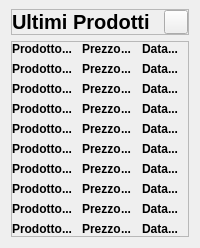
     <widget class="QWidget" name="productsFrame" native="true">
      <property name="sizePolicy">
       <sizepolicy hsizetype="Preferred" vsizetype="Expanding">
        <horstretch>0</horstretch>
        <verstretch>0</verstretch>
       </sizepolicy>
      </property>
      <layout class="QVBoxLayout" name="verticalLayout_2">
       <property name="topMargin">
        <number>9</number>
       </property>
       <item alignment="Qt::AlignTop">
        <widget class="QWidget" name="widget_4" native="true">
         <layout class="QHBoxLayout" name="horizontalLayout_7">
          <property name="spacing">
           <number>0</number>
          </property>
          <property name="leftMargin">
           <number>0</number>
          </property>
          <property name="topMargin">
           <number>0</number>
          </property>
          <property name="rightMargin">
           <number>0</number>
          </property>
          <property name="bottomMargin">
           <number>0</number>
          </property>
          <item alignment="Qt::AlignTop">
           <widget class="QFrame" name="frame">
            <property name="frameShape">
             <enum>QFrame::StyledPanel</enum>
            </property>
            <property name="frameShadow">
             <enum>QFrame::Raised</enum>
            </property>
            <layout class="QHBoxLayout" name="horizontalLayout_8">
             <property name="spacing">
              <number>0</number>
             </property>
             <property name="leftMargin">
              <number>0</number>
             </property>
             <property name="topMargin">
              <number>0</number>
             </property>
             <property name="rightMargin">
              <number>0</number>
             </property>
             <property name="bottomMargin">
              <number>0</number>
             </property>
             <item>
              <widget class="QLabel" name="prodottiHeader">
               <property name="sizePolicy">
                <sizepolicy hsizetype="Preferred" vsizetype="Expanding">
                 <horstretch>0</horstretch>
                 <verstretch>0</verstretch>
                </sizepolicy>
               </property>
               <property name="font">
                <font>
                 <family>Leelawadee UI</family>
                 <pointsize>15</pointsize>
                 <weight>75</weight>
                 <bold>true</bold>
                </font>
               </property>
               <property name="text">
                <string>Ultimi Prodotti</string>
               </property>
              </widget>
             </item>
             <item>
              <widget class="QPushButton" name="avantiarw">
               <property name="minimumSize">
                <size>
                 <width>24</width>
                 <height>24</height>
                </size>
               </property>
               <property name="maximumSize">
                <size>
                 <width>24</width>
                 <height>24</height>
                </size>
               </property>
               <property name="text">
                <string/>
               </property>
               <property name="icon">
                <iconset>
                 <normaloff>:/blackIcons/assets/#000(black) icons/arrow-right.svg</normaloff>:/blackIcons/assets/#000(black) icons/arrow-right.svg</iconset>
               </property>
               <property name="iconSize">
                <size>
                 <width>24</width>
                 <height>24</height>
                </size>
               </property>
              </widget>
             </item>
            </layout>
           </widget>
          </item>
         </layout>
        </widget>
       </item>
       <item>
        <widget class="QFrame" name="productsContainer">
         <property name="sizePolicy">
          <sizepolicy hsizetype="Preferred" vsizetype="Expanding">
           <horstretch>0</horstretch>
           <verstretch>0</verstretch>
          </sizepolicy>
         </property>
         <property name="frameShape">
          <enum>QFrame::StyledPanel</enum>
         </property>
         <property name="frameShadow">
          <enum>QFrame::Raised</enum>
         </property>
         <layout class="QGridLayout" name="gridLayout">
          <property name="leftMargin">
           <number>0</number>
          </property>
          <property name="topMargin">
           <number>0</number>
          </property>
          <property name="rightMargin">
           <number>0</number>
          </property>
          <property name="bottomMargin">
           <number>0</number>
          </property>
          <property name="horizontalSpacing">
           <number>0</number>
          </property>
          <item row="0" column="5">
           <widget class="QLabel" name="label_7">
            <property name="font">
             <font>
              <family>Leelawadee UI</family>
              <weight>75</weight>
              <bold>true</bold>
             </font>
            </property>
            <property name="text">
             <string>...</string>
            </property>
           </widget>
          </item>
          <item row="3" column="1">
           <widget class="QLabel" name="label_19">
            <property name="font">
             <font>
              <family>Leelawadee UI</family>
              <weight>75</weight>
              <bold>true</bold>
             </font>
            </property>
            <property name="text">
             <string>...</string>
            </property>
           </widget>
          </item>
          <item row="5" column="0">
           <widget class="QLabel" name="label_12">
            <property name="font">
             <font>
              <family>Leelawadee UI</family>
              <weight>75</weight>
              <bold>true</bold>
             </font>
            </property>
            <property name="text">
             <string>Prodotto</string>
            </property>
           </widget>
          </item>
          <item row="8" column="1">
           <widget class="QLabel" name="label_24">
            <property name="font">
             <font>
              <family>Leelawadee UI</family>
              <weight>75</weight>
              <bold>true</bold>
             </font>
            </property>
            <property name="text">
             <string>...</string>
            </property>
           </widget>
          </item>
          <item row="4" column="5">
           <widget class="QLabel" name="label_56">
            <property name="font">
             <font>
              <family>Leelawadee UI</family>
              <weight>75</weight>
              <bold>true</bold>
             </font>
            </property>
            <property name="text">
             <string>...</string>
            </property>
           </widget>
          </item>
          <item row="8" column="2">
           <widget class="QLabel" name="label_34">
            <property name="font">
             <font>
              <family>Leelawadee UI</family>
              <weight>75</weight>
              <bold>true</bold>
             </font>
            </property>
            <property name="text">
             <string>Prezzo</string>
            </property>
           </widget>
          </item>
          <item row="5" column="3">
           <widget class="QLabel" name="label_39">
            <property name="font">
             <font>
              <family>Leelawadee UI</family>
              <weight>75</weight>
              <bold>true</bold>
             </font>
            </property>
            <property name="text">
             <string>...</string>
            </property>
           </widget>
          </item>
          <item row="6" column="1">
           <widget class="QLabel" name="label_22">
            <property name="font">
             <font>
              <family>Leelawadee UI</family>
              <weight>75</weight>
              <bold>true</bold>
             </font>
            </property>
            <property name="text">
             <string>...</string>
            </property>
           </widget>
          </item>
          <item row="1" column="4">
           <widget class="QLabel" name="label_44">
            <property name="font">
             <font>
              <family>Leelawadee UI</family>
              <weight>75</weight>
              <bold>true</bold>
             </font>
            </property>
            <property name="text">
             <string>Data</string>
            </property>
           </widget>
          </item>
          <item row="2" column="0">
           <widget class="QLabel" name="label_9">
            <property name="font">
             <font>
              <family>Leelawadee UI</family>
              <weight>75</weight>
              <bold>true</bold>
             </font>
            </property>
            <property name="text">
             <string>Prodotto</string>
            </property>
           </widget>
          </item>
          <item row="2" column="1">
           <widget class="QLabel" name="label_18">
            <property name="font">
             <font>
              <family>Leelawadee UI</family>
              <weight>75</weight>
              <bold>true</bold>
             </font>
            </property>
            <property name="text">
             <string>...</string>
            </property>
           </widget>
          </item>
          <item row="0" column="4">
           <widget class="QLabel" name="label_4">
            <property name="font">
             <font>
              <family>Leelawadee UI</family>
              <weight>75</weight>
              <bold>true</bold>
             </font>
            </property>
            <property name="text">
             <string>Data</string>
            </property>
           </widget>
          </item>
          <item row="8" column="3">
           <widget class="QLabel" name="label_42">
            <property name="font">
             <font>
              <family>Leelawadee UI</family>
              <weight>75</weight>
              <bold>true</bold>
             </font>
            </property>
            <property name="text">
             <string>...</string>
            </property>
           </widget>
          </item>
          <item row="3" column="5">
           <widget class="QLabel" name="label_55">
            <property name="font">
             <font>
              <family>Leelawadee UI</family>
              <weight>75</weight>
              <bold>true</bold>
             </font>
            </property>
            <property name="text">
             <string>...</string>
            </property>
           </widget>
          </item>
          <item row="4" column="3">
           <widget class="QLabel" name="label_38">
            <property name="font">
             <font>
              <family>Leelawadee UI</family>
              <weight>75</weight>
              <bold>true</bold>
             </font>
            </property>
            <property name="text">
             <string>...</string>
            </property>
           </widget>
          </item>
          <item row="9" column="5">
           <widget class="QLabel" name="label_61">
            <property name="font">
             <font>
              <family>Leelawadee UI</family>
              <weight>75</weight>
              <bold>true</bold>
             </font>
            </property>
            <property name="text">
             <string>...</string>
            </property>
           </widget>
          </item>
          <item row="9" column="0">
           <widget class="QLabel" name="label_16">
            <property name="font">
             <font>
              <family>Leelawadee UI</family>
              <weight>75</weight>
              <bold>true</bold>
             </font>
            </property>
            <property name="text">
             <string>Prodotto</string>
            </property>
           </widget>
          </item>
          <item row="7" column="5">
           <widget class="QLabel" name="label_59">
            <property name="font">
             <font>
              <family>Leelawadee UI</family>
              <weight>75</weight>
              <bold>true</bold>
             </font>
            </property>
            <property name="text">
             <string>...</string>
            </property>
           </widget>
          </item>
          <item row="8" column="0">
           <widget class="QLabel" name="label_15">
            <property name="font">
             <font>
              <family>Leelawadee UI</family>
              <weight>75</weight>
              <bold>true</bold>
             </font>
            </property>
            <property name="text">
             <string>Prodotto</string>
            </property>
           </widget>
          </item>
          <item row="5" column="4">
           <widget class="QLabel" name="label_48">
            <property name="font">
             <font>
              <family>Leelawadee UI</family>
              <weight>75</weight>
              <bold>true</bold>
             </font>
            </property>
            <property name="text">
             <string>Data</string>
            </property>
           </widget>
          </item>
          <item row="3" column="4">
           <widget class="QLabel" name="label_46">
            <property name="font">
             <font>
              <family>Leelawadee UI</family>
              <weight>75</weight>
              <bold>true</bold>
             </font>
            </property>
            <property name="text">
             <string>Data</string>
            </property>
           </widget>
          </item>
          <item row="4" column="2">
           <widget class="QLabel" name="label_29">
            <property name="font">
             <font>
              <family>Leelawadee UI</family>
              <weight>75</weight>
              <bold>true</bold>
             </font>
            </property>
            <property name="text">
             <string>Prezzo</string>
            </property>
           </widget>
          </item>
          <item row="7" column="3">
           <widget class="QLabel" name="label_41">
            <property name="font">
             <font>
              <family>Leelawadee UI</family>
              <weight>75</weight>
              <bold>true</bold>
             </font>
            </property>
            <property name="text">
             <string>...</string>
            </property>
           </widget>
          </item>
          <item row="6" column="2">
           <widget class="QLabel" name="label_31">
            <property name="font">
             <font>
              <family>Leelawadee UI</family>
              <weight>75</weight>
              <bold>true</bold>
             </font>
            </property>
            <property name="text">
             <string>Prezzo</string>
            </property>
           </widget>
          </item>
          <item row="8" column="4">
           <widget class="QLabel" name="label_51">
            <property name="font">
             <font>
              <family>Leelawadee UI</family>
              <weight>75</weight>
              <bold>true</bold>
             </font>
            </property>
            <property name="text">
             <string>Data</string>
            </property>
           </widget>
          </item>
          <item row="3" column="3">
           <widget class="QLabel" name="label_37">
            <property name="font">
             <font>
              <family>Leelawadee UI</family>
              <weight>75</weight>
              <bold>true</bold>
             </font>
            </property>
            <property name="text">
             <string>...</string>
            </property>
           </widget>
          </item>
          <item row="2" column="3">
           <widget class="QLabel" name="label_36">
            <property name="font">
             <font>
              <family>Leelawadee UI</family>
              <weight>75</weight>
              <bold>true</bold>
             </font>
            </property>
            <property name="text">
             <string>...</string>
            </property>
           </widget>
          </item>
          <item row="6" column="0">
           <widget class="QLabel" name="label_13">
            <property name="font">
             <font>
              <family>Leelawadee UI</family>
              <weight>75</weight>
              <bold>true</bold>
             </font>
            </property>
            <property name="text">
             <string>Prodotto</string>
            </property>
           </widget>
          </item>
          <item row="5" column="1">
           <widget class="QLabel" name="label_21">
            <property name="font">
             <font>
              <family>Leelawadee UI</family>
              <weight>75</weight>
              <bold>true</bold>
             </font>
            </property>
            <property name="text">
             <string>...</string>
            </property>
           </widget>
          </item>
          <item row="0" column="0">
           <widget class="QLabel" name="label">
            <property name="font">
             <font>
              <family>Leelawadee UI</family>
              <weight>75</weight>
              <bold>true</bold>
             </font>
            </property>
            <property name="text">
             <string>Prodotto</string>
            </property>
           </widget>
          </item>
          <item row="9" column="4">
           <widget class="QLabel" name="label_52">
            <property name="font">
             <font>
              <family>Leelawadee UI</family>
              <weight>75</weight>
              <bold>true</bold>
             </font>
            </property>
            <property name="text">
             <string>Data</string>
            </property>
           </widget>
          </item>
          <item row="3" column="0">
           <widget class="QLabel" name="label_10">
            <property name="font">
             <font>
              <family>Leelawadee UI</family>
              <weight>75</weight>
              <bold>true</bold>
             </font>
            </property>
            <property name="text">
             <string>Prodotto</string>
            </property>
           </widget>
          </item>
          <item row="0" column="2">
           <widget class="QLabel" name="label_3">
            <property name="font">
             <font>
              <family>Leelawadee UI</family>
              <weight>75</weight>
              <bold>true</bold>
             </font>
            </property>
            <property name="text">
             <string>Prezzo</string>
            </property>
           </widget>
          </item>
          <item row="7" column="1">
           <widget class="QLabel" name="label_23">
            <property name="font">
             <font>
              <family>Leelawadee UI</family>
              <weight>75</weight>
              <bold>true</bold>
             </font>
            </property>
            <property name="text">
             <string>...</string>
            </property>
           </widget>
          </item>
          <item row="9" column="2">
           <widget class="QLabel" name="label_35">
            <property name="font">
             <font>
              <family>Leelawadee UI</family>
              <weight>75</weight>
              <bold>true</bold>
             </font>
            </property>
            <property name="text">
             <string>Prezzo</string>
            </property>
           </widget>
          </item>
          <item row="9" column="1">
           <widget class="QLabel" name="label_25">
            <property name="font">
             <font>
              <family>Leelawadee UI</family>
              <weight>75</weight>
              <bold>true</bold>
             </font>
            </property>
            <property name="text">
             <string>...</string>
            </property>
           </widget>
          </item>
          <item row="2" column="4">
           <widget class="QLabel" name="label_45">
            <property name="font">
             <font>
              <family>Leelawadee UI</family>
              <weight>75</weight>
              <bold>true</bold>
             </font>
            </property>
            <property name="text">
             <string>Data</string>
            </property>
           </widget>
          </item>
          <item row="2" column="2">
           <widget class="QLabel" name="label_27">
            <property name="font">
             <font>
              <family>Leelawadee UI</family>
              <weight>75</weight>
              <bold>true</bold>
             </font>
            </property>
            <property name="text">
             <string>Prezzo</string>
            </property>
           </widget>
          </item>
          <item row="1" column="3">
           <widget class="QLabel" name="label_32">
            <property name="font">
             <font>
              <family>Leelawadee UI</family>
              <weight>75</weight>
              <bold>true</bold>
             </font>
            </property>
            <property name="text">
             <string>...</string>
            </property>
           </widget>
          </item>
          <item row="1" column="1">
           <widget class="QLabel" name="label_17">
            <property name="font">
             <font>
              <family>Leelawadee UI</family>
              <weight>75</weight>
              <bold>true</bold>
             </font>
            </property>
            <property name="text">
             <string>...</string>
            </property>
           </widget>
          </item>
          <item row="3" column="2">
           <widget class="QLabel" name="label_28">
            <property name="font">
             <font>
              <family>Leelawadee UI</family>
              <weight>75</weight>
              <bold>true</bold>
             </font>
            </property>
            <property name="text">
             <string>Prezzo</string>
            </property>
           </widget>
          </item>
          <item row="5" column="5">
           <widget class="QLabel" name="label_57">
            <property name="font">
             <font>
              <family>Leelawadee UI</family>
              <weight>75</weight>
              <bold>true</bold>
             </font>
            </property>
            <property name="text">
             <string>...</string>
            </property>
           </widget>
          </item>
          <item row="4" column="4">
           <widget class="QLabel" name="label_47">
            <property name="font">
             <font>
              <family>Leelawadee UI</family>
              <weight>75</weight>
              <bold>true</bold>
             </font>
            </property>
            <property name="text">
             <string>Data</string>
            </property>
           </widget>
          </item>
          <item row="4" column="1">
           <widget class="QLabel" name="label_20">
            <property name="font">
             <font>
              <family>Leelawadee UI</family>
              <weight>75</weight>
              <bold>true</bold>
             </font>
            </property>
            <property name="text">
             <string>...</string>
            </property>
           </widget>
          </item>
          <item row="7" column="2">
           <widget class="QLabel" name="label_33">
            <property name="font">
             <font>
              <family>Leelawadee UI</family>
              <weight>75</weight>
              <bold>true</bold>
             </font>
            </property>
            <property name="text">
             <string>Prezzo</string>
            </property>
           </widget>
          </item>
          <item row="5" column="2">
           <widget class="QLabel" name="label_30">
            <property name="font">
             <font>
              <family>Leelawadee UI</family>
              <weight>75</weight>
              <bold>true</bold>
             </font>
            </property>
            <property name="text">
             <string>Prezzo</string>
            </property>
           </widget>
          </item>
          <item row="7" column="0">
           <widget class="QLabel" name="label_14">
            <property name="font">
             <font>
              <family>Leelawadee UI</family>
              <weight>75</weight>
              <bold>true</bold>
             </font>
            </property>
            <property name="text">
             <string>Prodotto</string>
            </property>
           </widget>
          </item>
          <item row="7" column="4">
           <widget class="QLabel" name="label_50">
            <property name="font">
             <font>
              <family>Leelawadee UI</family>
              <weight>75</weight>
              <bold>true</bold>
             </font>
            </property>
            <property name="text">
             <string>Data</string>
            </property>
           </widget>
          </item>
          <item row="6" column="5">
           <widget class="QLabel" name="label_58">
            <property name="font">
             <font>
              <family>Leelawadee UI</family>
              <weight>75</weight>
              <bold>true</bold>
             </font>
            </property>
            <property name="text">
             <string>...</string>
            </property>
           </widget>
          </item>
          <item row="8" column="5">
           <widget class="QLabel" name="label_60">
            <property name="font">
             <font>
              <family>Leelawadee UI</family>
              <weight>75</weight>
              <bold>true</bold>
             </font>
            </property>
            <property name="text">
             <string>...</string>
            </property>
           </widget>
          </item>
          <item row="9" column="3">
           <widget class="QLabel" name="label_43">
            <property name="font">
             <font>
              <family>Leelawadee UI</family>
              <weight>75</weight>
              <bold>true</bold>
             </font>
            </property>
            <property name="text">
             <string>...</string>
            </property>
           </widget>
          </item>
          <item row="2" column="5">
           <widget class="QLabel" name="label_54">
            <property name="font">
             <font>
              <family>Leelawadee UI</family>
              <weight>75</weight>
              <bold>true</bold>
             </font>
            </property>
            <property name="text">
             <string>...</string>
            </property>
           </widget>
          </item>
          <item row="0" column="3">
           <widget class="QLabel" name="label_6">
            <property name="font">
             <font>
              <family>Leelawadee UI</family>
              <weight>75</weight>
              <bold>true</bold>
             </font>
            </property>
            <property name="text">
             <string>...</string>
            </property>
           </widget>
          </item>
          <item row="1" column="2">
           <widget class="QLabel" name="label_26">
            <property name="font">
             <font>
              <family>Leelawadee UI</family>
              <weight>75</weight>
              <bold>true</bold>
             </font>
            </property>
            <property name="text">
             <string>Prezzo</string>
            </property>
           </widget>
          </item>
          <item row="1" column="0">
           <widget class="QLabel" name="label_8">
            <property name="font">
             <font>
              <family>Leelawadee UI</family>
              <weight>75</weight>
              <bold>true</bold>
             </font>
            </property>
            <property name="text">
             <string>Prodotto</string>
            </property>
           </widget>
          </item>
          <item row="6" column="3">
           <widget class="QLabel" name="label_40">
            <property name="font">
             <font>
              <family>Leelawadee UI</family>
              <weight>75</weight>
              <bold>true</bold>
             </font>
            </property>
            <property name="text">
             <string>...</string>
            </property>
           </widget>
          </item>
          <item row="4" column="0">
           <widget class="QLabel" name="label_11">
            <property name="font">
             <font>
              <family>Leelawadee UI</family>
              <weight>75</weight>
              <bold>true</bold>
             </font>
            </property>
            <property name="text">
             <string>Prodotto</string>
            </property>
           </widget>
          </item>
          <item row="0" column="1">
           <widget class="QLabel" name="label_5">
            <property name="font">
             <font>
              <family>Leelawadee UI</family>
              <weight>75</weight>
              <bold>true</bold>
             </font>
            </property>
            <property name="text">
             <string>...</string>
            </property>
           </widget>
          </item>
          <item row="1" column="5">
           <widget class="QLabel" name="label_53">
            <property name="font">
             <font>
              <family>Leelawadee UI</family>
              <weight>75</weight>
              <bold>true</bold>
             </font>
            </property>
            <property name="text">
             <string>...</string>
            </property>
           </widget>
          </item>
          <item row="6" column="4">
           <widget class="QLabel" name="label_49">
            <property name="font">
             <font>
              <family>Leelawadee UI</family>
              <weight>75</weight>
              <bold>true</bold>
             </font>
            </property>
            <property name="text">
             <string>Data</string>
            </property>
           </widget>
          </item>
         </layout>
        </widget>
       </item>
      </layout>
     </widget>
